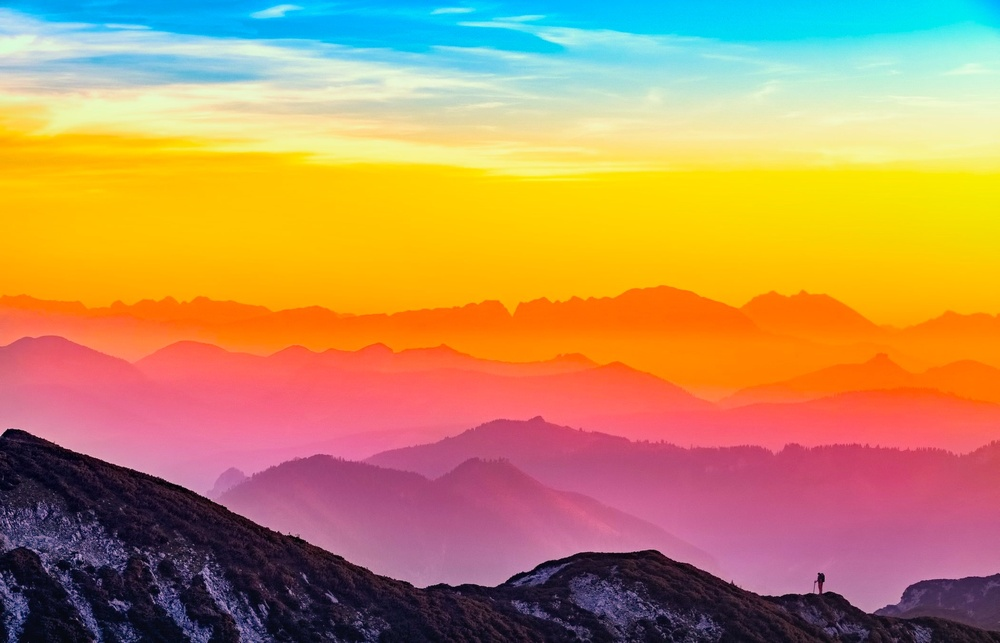
#> input picture Lab7/pic.jpeg, 1000 x 643 px, shrunk from 2103 x 1352 before the run, found by its file name
$ python lab7.py
#> lines starting #> are read from the running program, lines starting #| are printed output that depends on the picture
# importing the necessary modules.
import cv2
import numpy as np

# loading the JPEG image from Github.
image = cv2.imread('/Users/tareq/Documents/Uni/SE226/labs/Lab7/pic.jpeg')
#> image is the input picture: shape (643, 1000, 3); mean B, G, R 94.7, 143, 187.8

# splitting the image into its color channels.
blue, green, red = cv2.split(image)
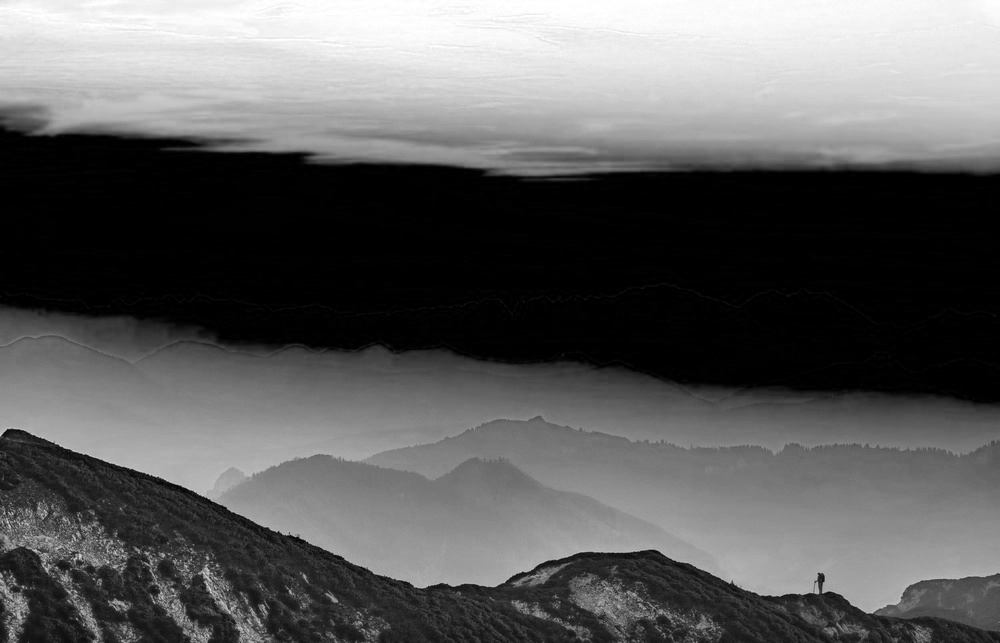
#> blue: shape (643, 1000); min 0, max 255, mean 94.7
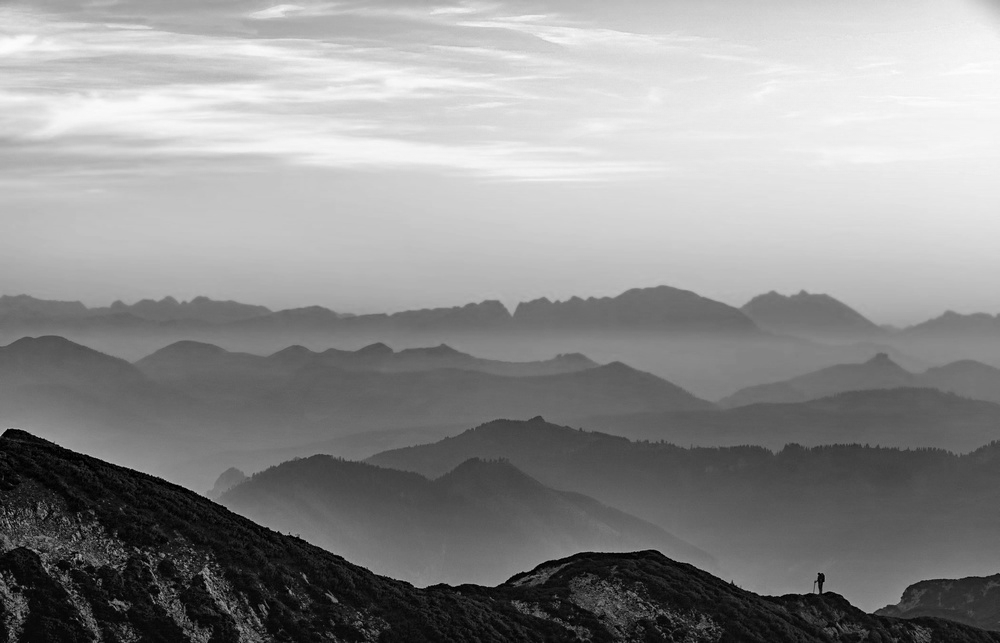
#> green: shape (643, 1000); min 0, max 253, mean 143
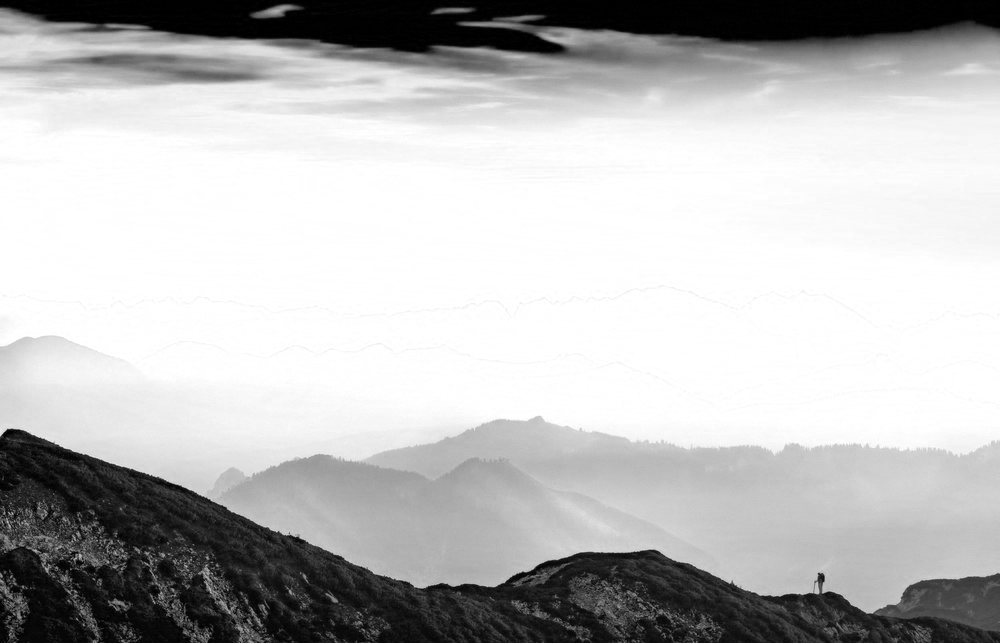
#> red: shape (643, 1000); min 0, max 255, mean 187.8

# showing the individual color channels.
cv2.imshow('Blue', blue)
cv2.imshow('Green', green)
cv2.imshow('Red', red)

# creating a new picture with only red and blue colors and show it.
red_blue_Image = cv2.merge([blue, np.zeros_like(green), red])
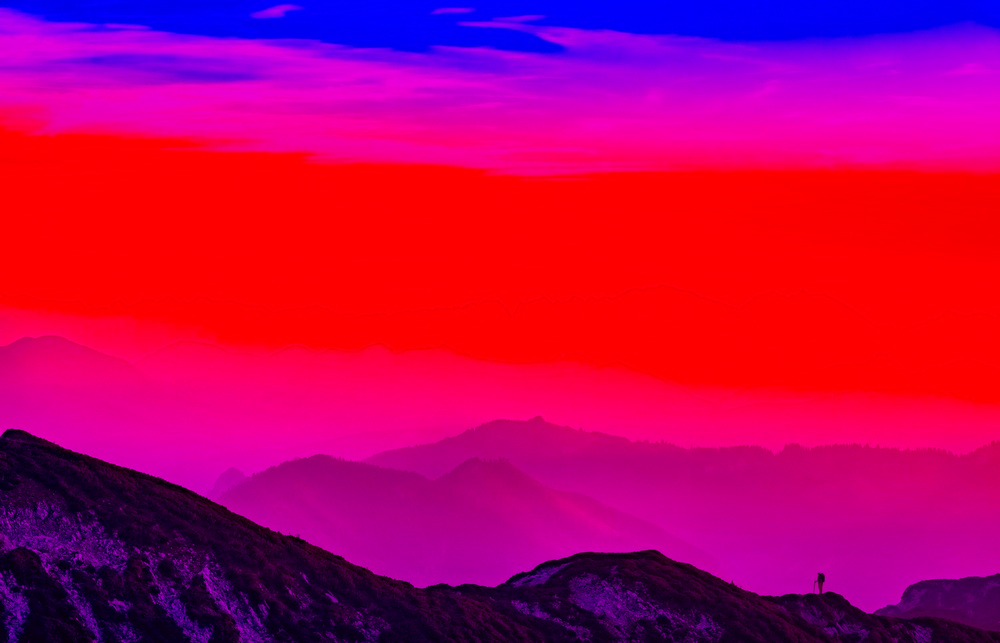
#> red_blue_Image: shape (643, 1000, 3); mean B, G, R 94.7, 0, 187.8
cv2.imshow("Red-Blue Image", red_blue_Image)

# combining the modified color channels back into a single image and show it.
original_Image = cv2.merge([blue, green, red])
cv2.imshow('Combined Image', original_Image)

# end
cv2.waitKey(0)
cv2.destroyAllWindows()
